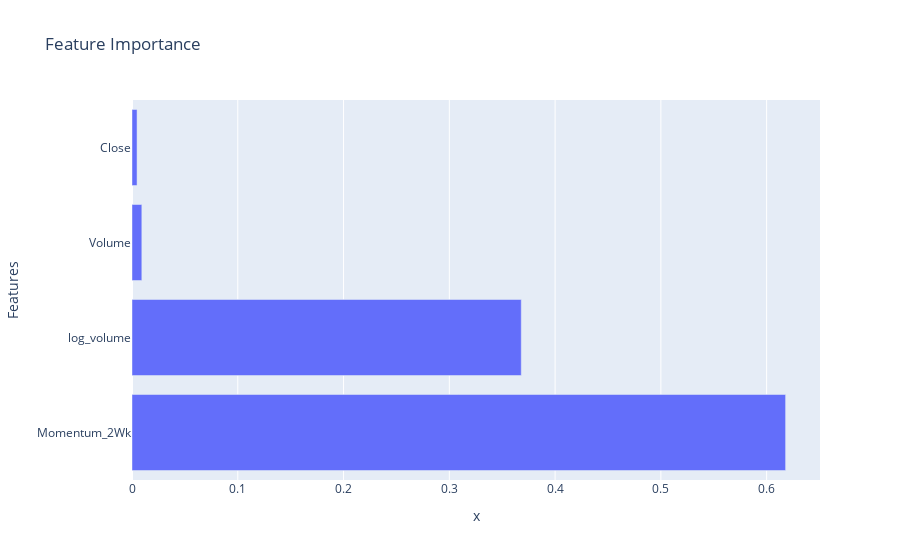

The notebook cell this image was saved under:
### Code cell
# Feature importance horizontal bar chart
feature_names = [features.columns[i] for i in indices]
labels={'y': feature_names}
fig = px.bar(x=importances, y=feature_names, orientation='h',
             title='Feature Importance')
fig.update_layout(yaxis_title="Features")
fig.show()

### Figure 1 — Plotly figure (JSON) as saved in the notebook; plotly's stock layout.template omitted (floating-point values rounded to 4 significant figures)
{"data": [{"alignmentgroup": "True", "hovertemplate": "x=%{x}<br>y=%{y}<extra></extra>", "legendgroup": "", "marker": {"color": "#636efa", "pattern": {"shape": ""}}, "name": "", "offsetgroup": "", "orientation": "h", "showlegend": false, "textposition": "auto", "type": "bar", "x": [0.6179, 0.368, 0.009296, 0.004777], "xaxis": "x", "y": ["Momentum_2Wk", "log_volume", "Volume", "Close"], "yaxis": "y"}], "layout": {"barmode": "relative", "legend": {"tracegroupgap": 0}, "title": {"text": "Feature Importance"}, "xaxis": {"anchor": "y", "domain": [0, 1], "title": {"text": "x"}}, "yaxis": {"anchor": "x", "domain": [0, 1], "title": {"text": "Features"}}}}
